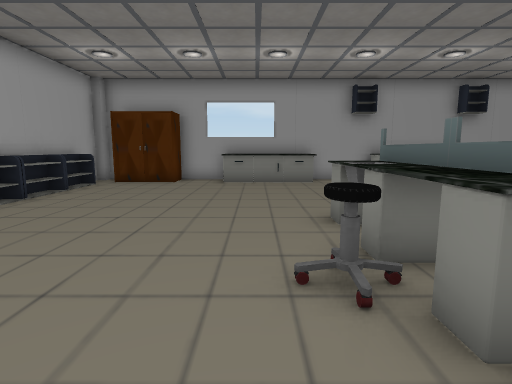
[1] (above)

16 first-person views from a walk through a scene from a Unity 3-D project. The camera is 1.3 m above the floor, tilts 8° down and sees 80° across. The floor is counted in squares, 1 m on a side. Each view is taken from the middle of a square. On the plan, view 1 faces up. The plan holds only what a view shows up to about 14 squares ahead; the rest is blank. The player is left out. Some surface patterns are stand-ins.

[2]
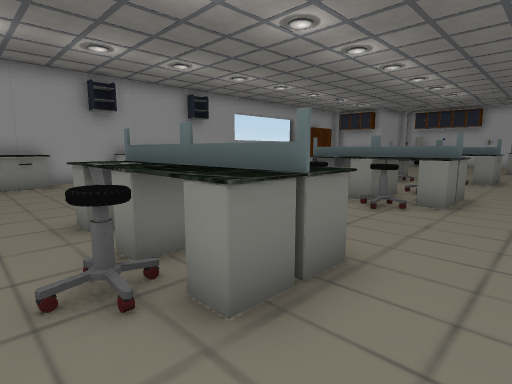

[3]
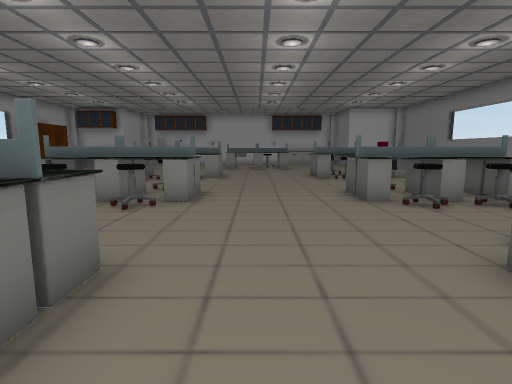

[4]
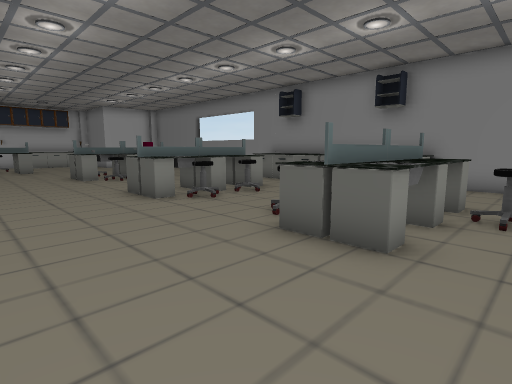

[5]
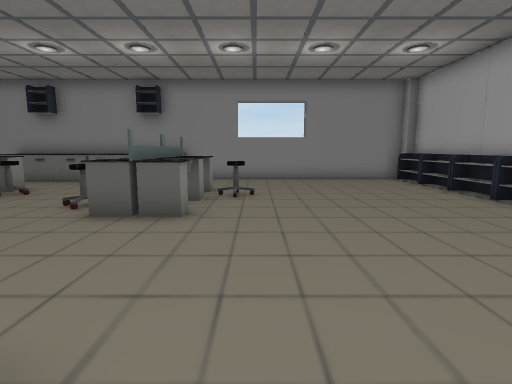

[6]
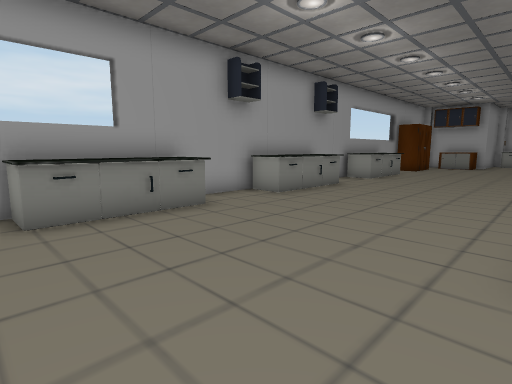

[7]
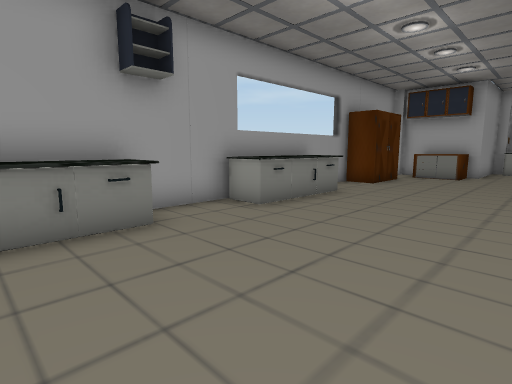

[8]
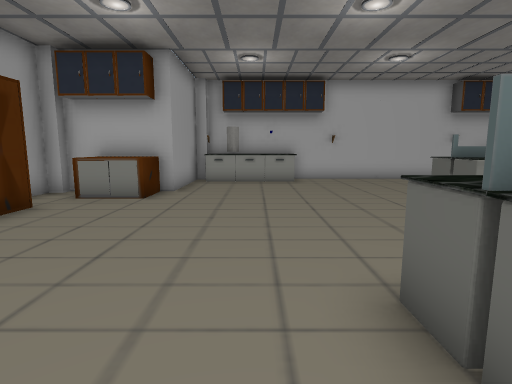

[9]
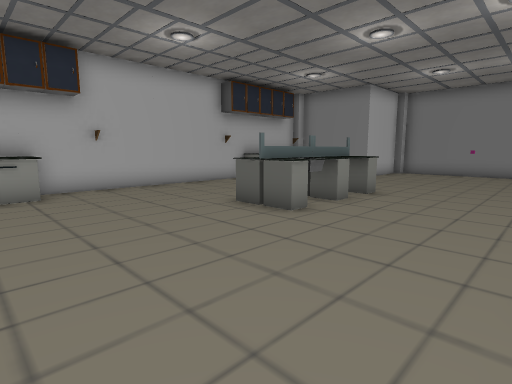

[10]
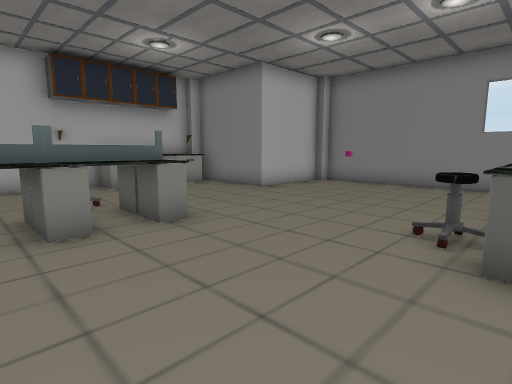

[11]
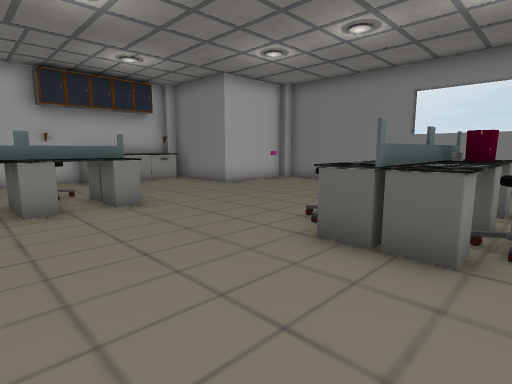

[12]
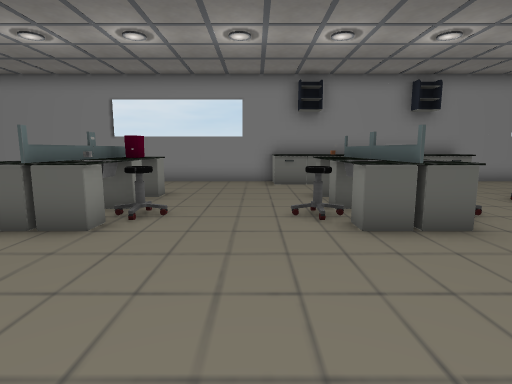

[13]
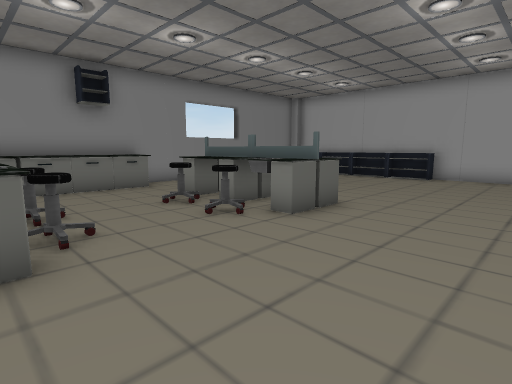

[14]
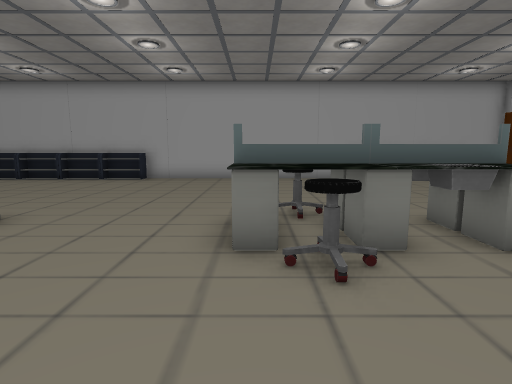

[15]
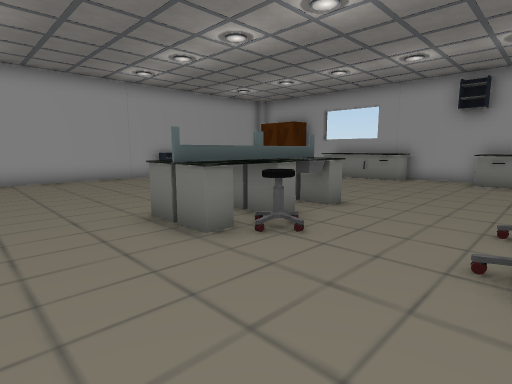

[16]
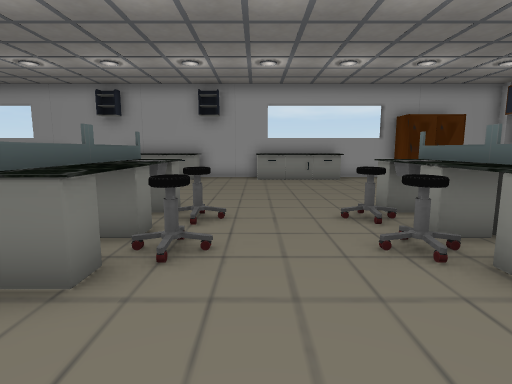

### Floor plan
Points are (right, up) in squares from view 1. A wall is a line through its corners. A room is listed if a view was taken in it or the views show most of it. See-through windows are left out.
Room 1 (views 1, 2, 3, 4, 5, 6, 7, 8, 9, 10, 11, 12, 13, 14, 15, 16)
walls: (11.5, 13.2) (8.4, 13.2); (5.6, 13.2) (1.4, 13.2); (17.5, 13.2) (14.4, 13.2); (-0.5, 13.2) (-3.2, 13.2); (22.4, -9.2) (22.4, -6.7) (26.1, -6.7); (26.4, -6.4) (26.4, 9.1); (-6.4, -10.4) (22.1, -10.4); (26.2, 9.5) (22.4, 9.5) (22.4, 12.9); (-6.7, 12.5) (-6.7, -10)
objects: other object (-7, 13) to (-6, 13); other object (-6, -10); other object (-6, -9) to (-6, -8); other object (-6, -7); other object (-6, -6) to (-6, -5); other object (-6, -4) to (-6, -3); other object (-6, 6) to (-6, 8); other object (-6, 9); other object (-6, 10) to (-6, 11); other object (-6, 12) to (-3, 12); other object (-1, 12) to (2, 13); other object (0, -6) to (1, -5); other object (1, -7) to (3, -3); other object (1, 2) to (3, 6); other object (1, 3); other object (3, -10) to (6, -9); other object (3, 3) to (4, 3); other object (4, -6); other object (4, -4); other object (5, 12) to (8, 13); other object (7, -10) to (10, -9); other object (7, -6) to (7, -5); other object (7, -4); other object (7, 3); other object (7, 4) to (7, 5); other object (8, -7) to (9, -3); other object (8, 2) to (9, 6); other object (10, -4); other object (10, 3); other object (10, 4) to (10, 5); other object (11, 12) to (15, 13); other object (13, -4); other object (13, 3); other object (13, 4) to (13, 5); other object (14, -7) to (15, -3); other object (14, -6); other object (14, 2) to (15, 6); other object (16, -4); other object (18, 12) to (20, 13); other object (20, -2) to (22, 2); other object (21, 10) to (22, 12); other object (22, -10); other object (22, -1) to (23, -1); other object (22, 13); other object (25, -6) to (26, -3); other object (25, 6) to (26, 9); other object (26, -6); other object (26, 4); other object (26, 8); other object (26, 9)

Positions as (right, up) in squares from view 1, and headings:
1: (0, 0), facing up
2: (0, 0), facing up-right
3: (0, 0), facing right
4: (0, 1), facing down-right
5: (0, 3), facing down
6: (-2, 6), facing up-right
7: (6, 7), facing up-right
8: (13, 7), facing right
9: (16, 7), facing down-right
10: (15, 1), facing down-right
11: (13, 1), facing down-right
12: (11, 2), facing down
13: (8, 1), facing down-left
14: (7, 2), facing left
15: (7, -1), facing up-left
16: (11, -1), facing up
